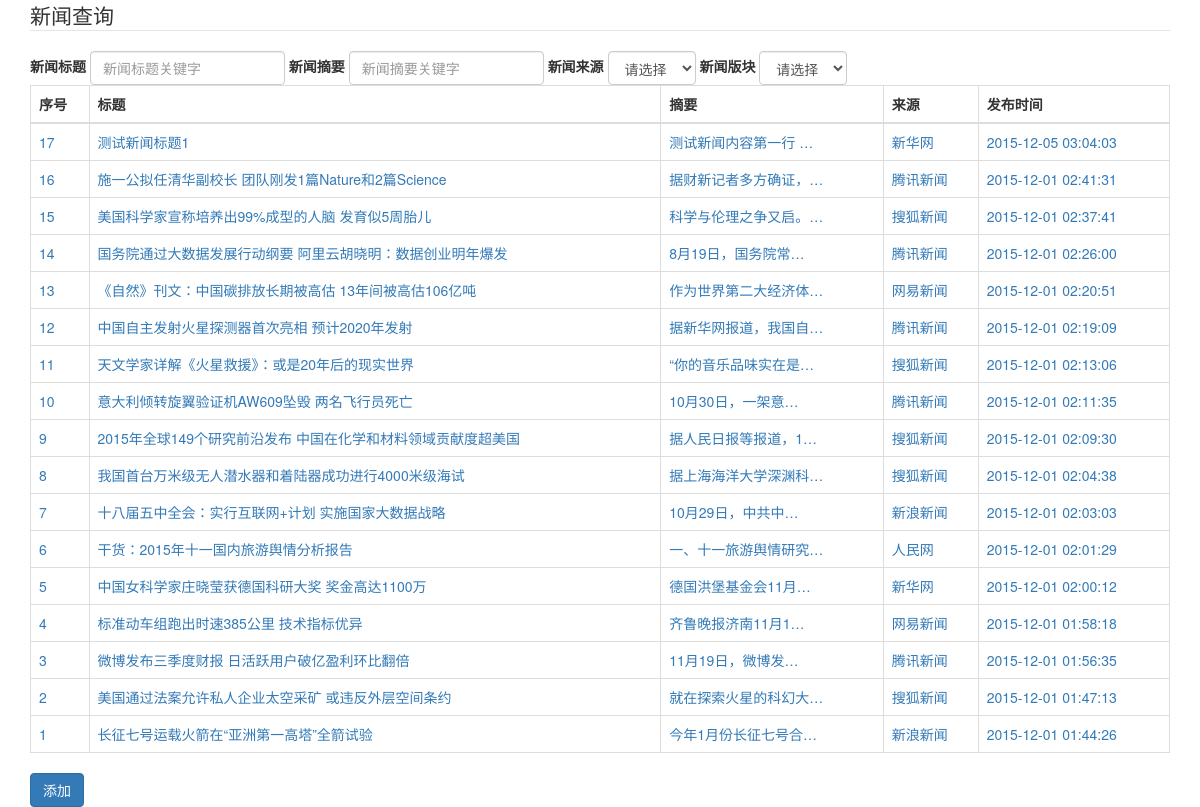
/w10_baidunewsfis/backend.php, run on the app's committed database.
### tables this page shows
CREATE TABLE `news_main` (
  `n_id` int(3) NOT NULL COMMENT '新闻流水号',
  `n_heading` varchar(50) NOT NULL COMMENT '新闻标题',
  `n_content` text NOT NULL COMMENT '新闻内容（含格式）',
  `n_publisher` varchar(2) NOT NULL COMMENT '新闻发布者代码',
  `n_origin` int(2) NOT NULL COMMENT '新闻来源代码',
  `n_status` char(1) NOT NULL DEFAULT '1' COMMENT '新闻状态（0-无效1-有效）',
  `insert_time` timestamp NULL DEFAULT CURRENT_TIMESTAMP COMMENT '录入时间',
  `alter_time` timestamp NULL DEFAULT CURRENT_TIMESTAMP COMMENT '修改时间'
);

CREATE TABLE `d_news_origin` (
  `dno_id` int(2) NOT NULL COMMENT '新闻来源代码',
  `dno_name` varchar(30) NOT NULL COMMENT '新闻来源名称',
  `status` char(1) NOT NULL DEFAULT '1' COMMENT '新闻来源状态（0-无效1-有效）',
  `insert_time` timestamp NULL DEFAULT NULL COMMENT '录入时间',
  `alter_time` timestamp NULL DEFAULT NULL COMMENT '修改时间'
);

### w10_baidunewsfis/backend.php (the view, shortened to what this page needs)
<?php
    require_once("connect.php");
?>
<!DOCTYPE html>
<html>
<head>
    <link rel="stylesheet" href="./bootstrap.min.css">
    <link rel="stylesheet" href="./styles.build.less">
</head>
<body>
    <div class="container">
        <form action="" method="POST" role="form" class="form-inline">
            <legend>新闻查询</legend>
            <div class="form-group">
                <label for="heading">新闻标题</label>
                <input type="text" class="form-control" id="heading" placeholder="新闻标题关键字">
            </div>
            <div class="form-group">
                <label for="abstract">新闻摘要</label>
                <input type="text" class="form-control" id="abstract" placeholder="新闻摘要关键字">
            </div>
            <div class="form-group">
                <label for="origin">新闻来源</label>
                <select name="新闻来源" id="origin" class="form-control">
                    <option value="0" selected="selected">请选择</option>
                </select>
            </div>
            <div class="form-group">
                <label for="category">新闻版块</label>
                <select name="新闻版块" id="category" class="form-control">
                    <option value="0" selected="selected">请选择</option>
                </select>
            </div>
        </form>
        <table class="table table-bordered table-hover">
            <thead>
                <tr>
                    <th>序号</th>
                    <th>标题</th>
                    <th>摘要</th>
                    <th>来源</th>
                    <th>发布时间</th>
                </tr>
            </thead>
            <tbody>
                <?php
                    if (connectToDb("baidunews")) {
                        $query = mysql_query("SELECT n1.n_id, n1.n_heading, CONCAT(LEFT(n1.n_content, 10), '…') AS n_abstract, n1.insert_time, do.dno_name FROM news_main n1, d_news_origin do WHERE n1.n_origin = do.dno_id AND n1.n_status = '1' ORDER BY n1.n_id DESC");
                    };
                    $queryCount = mysql_num_rows($query);
                    if ($queryCount > 0) {
                        for ($i = 0; $i < $queryCount; $i++) {
                            $queryArr = mysql_fetch_assoc($query);
                            $nId = $queryArr["n_id"];
                            $nHeading = $queryArr["n_heading"];
                            $nAbstract = $queryArr["n_abstract"];
                            $insertTime = $queryArr["insert_time"];
                            $dnoName = $queryArr["dno_name"];
                            echo "<tr><td><a href=\"#\" data-toggle=\"modal\" data-target=\"#newsmodal\" data-whatever=\"".$nId."\">".$nId."</a></td><td><a href=\"#\" data-toggle=\"modal\" data-target=\"#newsmodal\" data-whatever=\"".$nId."\">".$nHeading."</a></td><td><a href=\"#\" data-toggle=\"modal\" data-target=\"#newsmodal\" data-whatever=\"".$nId."\">".$nAbstract."</a></td><td><a href=\"#\" data-toggle=\"modal\" data-target=\"#newsmodal\" data-whatever=\"".$nId."\">".$dnoName."</a></td><td><a href=\"#\" data-toggle=\"modal\" data-target=\"#newsmodal\" data-whatever=\"".$nId."\">".$insertTime."</a></td></tr>";
                        }
                    } else {
                        echo "<tr><td colspan=\"5\">查无记录-_-</td></tr>";
                    }
                ?>
            </tbody>
        </table>
        <button type="button" class="btn btn-primary" data-toggle="modal" data-target="#newsmodal" data-whatever="" id="add">添加</button>
    </div>
</body>
</html>

### data on the page
news_main: n_id "17", n_heading "测试新闻标题1", nAbstract "测试新闻内容第一行 …", d_news_origin.dno_name "新华网", insert_time "2015-12-05 03:04:03"
news_main: n_id "16", n_heading "施一公拟任清华副校长 团队刚发1篇Nature和2篇Science", nAbstract "据财新记者多方确证，…", d_news_origin.dno_name "腾讯新闻", insert_time "2015-12-01 02:41:31"
news_main: n_id "15", n_heading "美国科学家宣称培养出99%成型的人脑 发育似5周胎儿", nAbstract "科学与伦理之争又启。…", d_news_origin.dno_name "搜狐新闻", insert_time "2015-12-01 02:37:41"
news_main: n_id "14", n_heading "国务院通过大数据发展行动纲要 阿里云胡晓明：数据创业明年爆发", nAbstract "8月19日，国务院常…", d_news_origin.dno_name "腾讯新闻", insert_time "2015-12-01 02:26:00"
news_main: n_id "13", n_heading "《自然》刊文：中国碳排放长期被高估 13年间被高估106亿吨", nAbstract "作为世界第二大经济体…", d_news_origin.dno_name "网易新闻", insert_time "2015-12-01 02:20:51"
news_main: n_id "12", n_heading "中国自主发射火星探测器首次亮相 预计2020年发射", nAbstract "据新华网报道，我国自…", d_news_origin.dno_name "腾讯新闻", insert_time "2015-12-01 02:19:09"
news_main: n_id "11", n_heading "天文学家详解《火星救援》：或是20年后的现实世界", nAbstract "“你的音乐品味实在是…", d_news_origin.dno_name "搜狐新闻", insert_time "2015-12-01 02:13:06"
news_main: n_id "10", n_heading "意大利倾转旋翼验证机AW609坠毁 两名飞行员死亡", nAbstract "10月30日，一架意…", d_news_origin.dno_name "腾讯新闻", insert_time "2015-12-01 02:11:35"
news_main: n_id "9", n_heading "2015年全球149个研究前沿发布 中国在化学和材料领域贡献度超美国", nAbstract "据人民日报等报道，1…", d_news_origin.dno_name "搜狐新闻", insert_time "2015-12-01 02:09:30"
news_main: n_id "8", n_heading "我国首台万米级无人潜水器和着陆器成功进行4000米级海试", nAbstract "据上海海洋大学深渊科…", d_news_origin.dno_name "搜狐新闻", insert_time "2015-12-01 02:04:38"
news_main: n_id "7", n_heading "十八届五中全会：实行互联网+计划 实施国家大数据战略", nAbstract "10月29日，中共中…", d_news_origin.dno_name "新浪新闻", insert_time "2015-12-01 02:03:03"
news_main: n_id "6", n_heading "干货：2015年十一国内旅游舆情分析报告", nAbstract "一、十一旅游舆情研究…", d_news_origin.dno_name "人民网", insert_time "2015-12-01 02:01:29"
news_main: n_id "5", n_heading "中国女科学家庄晓莹获德国科研大奖 奖金高达1100万", nAbstract "德国洪堡基金会11月…", d_news_origin.dno_name "新华网", insert_time "2015-12-01 02:00:12"
news_main: n_id "4", n_heading "标准动车组跑出时速385公里 技术指标优异", nAbstract "齐鲁晚报济南11月1…", d_news_origin.dno_name "网易新闻", insert_time "2015-12-01 01:58:18"
news_main: n_id "3", n_heading "微博发布三季度财报 日活跃用户破亿盈利环比翻倍", nAbstract "11月19日，微博发…", d_news_origin.dno_name "腾讯新闻", insert_time "2015-12-01 01:56:35"
news_main: n_id "2", n_heading "美国通过法案允许私人企业太空采矿 或违反外层空间条约", nAbstract "就在探索火星的科幻大…", d_news_origin.dno_name "搜狐新闻", insert_time "2015-12-01 01:47:13"
news_main: n_id "1", n_heading "长征七号运载火箭在“亚洲第一高塔”全箭试验", nAbstract "今年1月份长征七号合…", d_news_origin.dno_name "新浪新闻", insert_time "2015-12-01 01:44:26"
